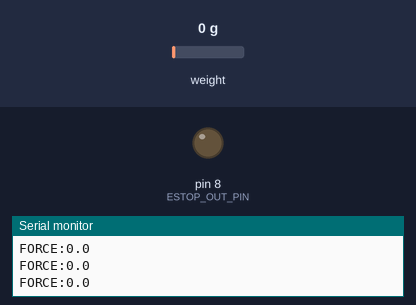
A sketch run on a simulated Arduino Uno, built with avr-gcc and run on an emulated ATmega328P. Shown: output pins drawn as LEDs (lit = HIGH), the last lines printed to the serial monitor. The inputs (shaded band) are chosen by the test bench; at power-on: weight on the scale 0 g.

Above: at 3.3 s.
3.4 s: weight on the scale set to 100 g
At 3.86 s:
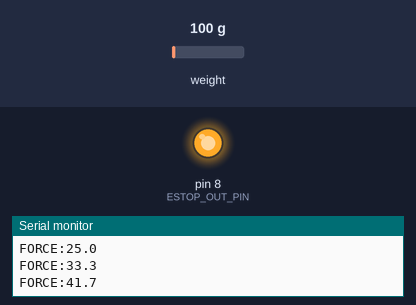
Timing chart, 0 to 10.7 s (numbered marks = the images above; inputs shaded):
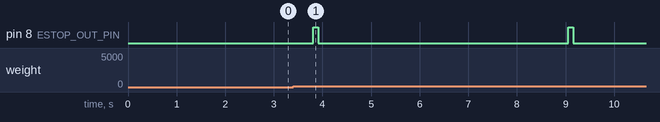

Measured:
- after the input at 3.4 s, pin 8 (ESTOP_OUT_PIN): alternates HIGH for 0.10 s and LOW for 5.1 s, starting after 0.41 s

The sketch:

loadcell_control_V2.ino
```cpp
// =============================================================================
// FORCE UNO ARDUINO SKETCH (Load Cell Sensor Interface)
// =============================================================================
//
// Purpose:
//   - Read real-time force from load cell via HX711 amplifier
//   - Convert raw ADC values to grams with calibration
//   - Send force readings via serial at high frequency
//   - Provide debouncing and filtering for stable readings
//   - Generate hardware E-Stop signal on probe contact detection
//   - Implement state machine to prevent false triggers
//
// Hardware Connections:
//   HX711 DT (Data)  → Arduino Pin 3
//   HX711 SCK (Clock) → Arduino Pin 2
//   E-Stop Output    → Arduino Pin 8 (to Motion Mega)
//   HX711 GND        → Arduino GND
//   HX711 VCC        → Arduino 5V
//
// Load Cell Wiring (4-wire configuration):
//   Red (Excitation +)   → HX711 E+
//   Black (Excitation -) → HX711 E-
//   White (Signal +)     → HX711 A+
//   Green (Signal -)     → HX711 A-
//
// Serial Output Protocol:
//   "FORCE:XXX.X\n"  (e.g., "FORCE:152.3\n")
//   Sent at ~67 Hz (every 15ms)
//
// Hardware E-Stop Signal:
//   Pin 8 goes HIGH when probe contact detected (40g threshold)
//   Held HIGH for 100ms to ensure Motion Mega catches it
//   Then drops LOW
//   5-second lockout prevents re-triggering during single probe
//
// =============================================================================

#include "HX711.h"

// =============================================================================
// PIN DEFINITIONS
// =============================================================================

const int LOADCELL_DOUT_PIN = 3;   // HX711 Data output
const int LOADCELL_SCK_PIN = 2;    // HX711 Clock
const int ESTOP_OUT_PIN = 8;       // Hardware E-Stop signal to Motion Mega

// =============================================================================
// CALIBRATION & SENSOR CONFIGURATION
// =============================================================================

// Calibration factor: HX711 units per gram
// This is YOUR existing calibration value
// If load cell readings are inverted, negate this value
const float CALIBRATION_FACTOR = -25.19;

// Probe contact detection threshold (grams)
// When smoothed force exceeds this, trigger E-Stop
const float PROBE_CONTACT_THRESHOLD = 40.0;

// Probe lockout: exit when force drops below this fraction of threshold
// Prevents re-trigger while dop is still in contact
const float PROBE_RELEASE_THRESHOLD = PROBE_CONTACT_THRESHOLD * 0.5;  // 20.0g

// Serial reporting interval (milliseconds)
// 15ms = ~67 Hz update rate
const unsigned long REPORT_INTERVAL_MS = 15;

// =============================================================================
// MOVING AVERAGE FILTER
// =============================================================================

// Circular buffer for force readings
const int FILTER_SIZE = 12;
float force_readings[FILTER_SIZE];
int filter_index = 0;
float filter_total = 0.0;

// =============================================================================
// STATE MACHINE FOR PROBE DETECTION
// =============================================================================

enum ProbeState {
  STATE_IDLE,       // Waiting for probe contact
  STATE_TRIGGERED,  // Contact detected, holding E-Stop signal HIGH
  STATE_LOCKOUT     // Preventing re-trigger while force still applied
};

ProbeState probe_state = STATE_IDLE;
unsigned long state_timer = 0;

// Timing constants
const unsigned long ESTOP_HOLD_TIME_MS = 100;    // How long to hold HIGH
const unsigned long LOCKOUT_TIME_MS = 5000;      // 5 second lockout

// =============================================================================
// HX711 LOAD CELL OBJECT
// =============================================================================

HX711 scale;

// =============================================================================
// SETUP PROCEDURE
// =============================================================================

void setup() {
  // Initialize serial communication at high baud rate
  Serial.begin(115200);

  // Configure E-Stop output pin
  pinMode(ESTOP_OUT_PIN, OUTPUT);
  digitalWrite(ESTOP_OUT_PIN, LOW);  // Start in LOW state (inactive)

  // Initialize HX711 load cell amplifier
  scale.begin(LOADCELL_DOUT_PIN, LOADCELL_SCK_PIN);

  // Wait for scale to be ready
  delay(1000);

  // Set calibration factor (converts ADC units to grams)
  scale.set_scale(CALIBRATION_FACTOR);

  // Tare (zero) the scale
  // Ensure load cell is empty when powering on
  scale.tare();

  // Initialize filter array with zeros
  for (int i = 0; i < FILTER_SIZE; i++) {
    force_readings[i] = 0.0;
  }
  filter_total = 0.0;
  filter_index = 0;

  // Ready signal
  Serial.println("FORCE_MEGA_READY");
  delay(100);
}

// =============================================================================
// MAIN LOOP
// =============================================================================

unsigned long last_report_time = 0;

void loop() {
  // Check if scale is ready (HX711 has data available)
  if (scale.is_ready()) {
    // Read raw force value in grams
    float raw_force = scale.get_units();

    // Apply moving average filter for smooth readings
    float filtered_force = applyMovingAverage(raw_force);

    // Execute probe state machine
    updateProbeStateMachine(filtered_force);

    // Send force reading to host (non-blocking, interval-based)
    unsigned long current_time = millis();
    if (current_time - last_report_time >= REPORT_INTERVAL_MS) {
      reportForce(filtered_force);
      last_report_time = current_time;
    }
  }

  // Small delay to prevent CPU overload
  delayMicroseconds(100);
}

// =============================================================================
// MOVING AVERAGE FILTER FUNCTION
// =============================================================================

float applyMovingAverage(float new_reading) {
  /*
   * Circular buffer moving average:
   * - Store most recent FILTER_SIZE readings
   * - Always maintain sum of all readings
   * - Calculate average on each call
   * - O(1) time complexity (no loop needed)
   */

  // Remove oldest reading from sum
  filter_total -= force_readings[filter_index];

  // Add new reading to buffer and sum
  force_readings[filter_index] = new_reading;
  filter_total += new_reading;

  // Move to next buffer position (wraps around)
  filter_index = (filter_index + 1) % FILTER_SIZE;

  // Calculate and return average
  float average = filter_total / (float)FILTER_SIZE;

  // Clamp to zero (no negative force)
  if (average < 0.0) {
    average = 0.0;
  }

  return average;
}

// =============================================================================
// PROBE STATE MACHINE
// =============================================================================

void updateProbeStateMachine(float filtered_force) {
  /*
   * State Machine Flow:
   *
   * STATE_IDLE (default):
   *   - Monitor force for threshold crossing
   *   - If force >= threshold: set pin HIGH, go to TRIGGERED
   *
   * STATE_TRIGGERED (probe contact detected):
   *   - Hold E-Stop pin HIGH for 100ms
   *   - Ensures Motion Mega has time to read the signal
   *   - After 100ms: drop pin LOW, go to LOCKOUT
   *
   * STATE_LOCKOUT (debounce protection):
   *   - Prevent re-triggering for 5 seconds
   *   - OR exit early if force drops below 50% of threshold
   *   - Prevents multiple triggers during single probe operation
   *   - Return to IDLE when either condition met
   */

  switch (probe_state) {

    case STATE_IDLE:
      // Waiting for probe contact
      if (filtered_force >= PROBE_CONTACT_THRESHOLD) {
        // Threshold exceeded - contact detected
        digitalWrite(ESTOP_OUT_PIN, HIGH);
        probe_state = STATE_TRIGGERED;
        state_timer = millis();

        // Optional: could send debug message
        // Serial.println("DEBUG: PROBE_TRIGGERED");
      }
      break;

    case STATE_TRIGGERED:
      // Holding E-Stop signal HIGH
      if (millis() - state_timer >= ESTOP_HOLD_TIME_MS) {
        // 100ms elapsed - release the signal
        digitalWrite(ESTOP_OUT_PIN, LOW);
        probe_state = STATE_LOCKOUT;
        state_timer = millis();

        // Optional: debug message
        // Serial.println("DEBUG: ENTERING_LOCKOUT");
      }
      break;

    case STATE_LOCKOUT:
      // Debounce lockout to prevent false re-triggers
      unsigned long elapsed = millis() - state_timer;
      bool timeout_expired = elapsed >= LOCKOUT_TIME_MS;
      bool force_released = filtered_force < PROBE_RELEASE_THRESHOLD;

      if (timeout_expired || force_released) {
        // Exit lockout and return to idle
        probe_state = STATE_IDLE;

        // Optional: debug message
        // Serial.print("DEBUG: EXITING_LOCKOUT (");
        // Serial.print(timeout_expired ? "timeout" : "force_released");
        // Serial.println(")");
      }
      break;
  }
}

// =============================================================================
// FORCE REPORTING
// =============================================================================

void reportForce(float force_grams) {
  /*
   * Send force reading to host in standardized format
   * Format: "FORCE:XXX.X\n"
   * Precision: 1 decimal place
   *
   * This is read by the Python control system at regular intervals
   * High frequency (67Hz) provides responsive feedback
   */

  Serial.print("FORCE:");
  Serial.println(force_grams, 1);  // 1 decimal place precision
}

// =============================================================================
// CALIBRATION NOTES
// =============================================================================

/*

YOUR LOAD CELL CALIBRATION VALUE: -25.19

This value was obtained by:
  1. Placing known weight on load cell
  2. Measuring raw HX711 ADC output
  3. Dividing raw value by weight in grams
  4. Result is CALIBRATION_FACTOR

NEGATIVE SIGN MEANS:
  - Load cell output inverted (common with some installations)
  - As weight increases, ADC decreases
  - HX711 library handles this automatically

TO VERIFY CALIBRATION:
  1. Open Serial Monitor at 115200 baud
  2. Place empty: should read ~0.0g
  3. Place 100g weight: should read ~100.0g
  4. Place 500g weight: should read ~500.0g
  5. Adjust CALIBRATION_FACTOR if readings are off

ENVIRONMENTAL FACTORS:
  - Temperature: Load cells drift ~0.02%/°C
  - Drift: Over time, zero offset may change (creep)
  - Humidity: Sealed cells not affected much
  - Vibration: Can cause momentary spikes in readings

TROUBLESHOOTING:

Problem: Negative force readings
  Solution: CALIBRATION_FACTOR sign is correct (already negative)

Problem: Readings way off (10x too high or low)
  Solution: Check CALIBRATION_FACTOR value
  - If 10x too high: multiply CALIBRATION_FACTOR by 10
  - If 10x too low: divide CALIBRATION_FACTOR by 10

Problem: Drifting zero (reads increasing force with no load)
  Solution: Re-tare at startup or press physical tare button

Problem: Noisy readings
  Solution: Check HX711 cable shielding
  - Ensure shielded cable is used
  - Keep away from motor wires
  - Add ferrite core if needed

*/

// =============================================================================
// DEBUG MODE (OPTIONAL)
// =============================================================================

/*

To enable debug output, uncomment the lines in updateProbeStateMachine()
marked with "Optional: debug message"

This will print state transitions like:
  DEBUG: PROBE_TRIGGERED
  DEBUG: ENTERING_LOCKOUT
  DEBUG: EXITING_LOCKOUT (timeout)
  DEBUG: EXITING_LOCKOUT (force_released)

Useful for verifying probe detection is working correctly.

*/

// =============================================================================
// PERFORMANCE NOTES
// =============================================================================

/*

TIMING:
  - HX711 read: ~100-150ms (hardware timing)
  - Filter calculation: < 1ms
  - State machine update: < 1ms
  - Serial transmission: ~1ms
  - Total cycle: ~100-200ms per force value

  Report frequency 67Hz (15ms interval) is ASYNC to read timing,
  so we only report when new data available.

SERIAL BUFFER:
  - 115200 baud = 11520 bytes/second
  - "FORCE:XXX.X\n" = ~12 bytes
  - 67Hz * 12 bytes = ~804 bytes/second (7% of bandwidth)
  - Plenty of headroom for Motion Mega commands

MEMORY USAGE:
  - FILTER_SIZE array: 12 floats = 48 bytes
  - HX711 object: ~50 bytes
  - Total: <200 bytes (plenty on Uno/Mega)

POWER:
  - HX711: ~5mA typical
  - Arduino Uno: ~40mA typical
  - Total system: ~50mA

*/

// =============================================================================
// END OF FORCE MEGA SKETCH
// =============================================================================
```
